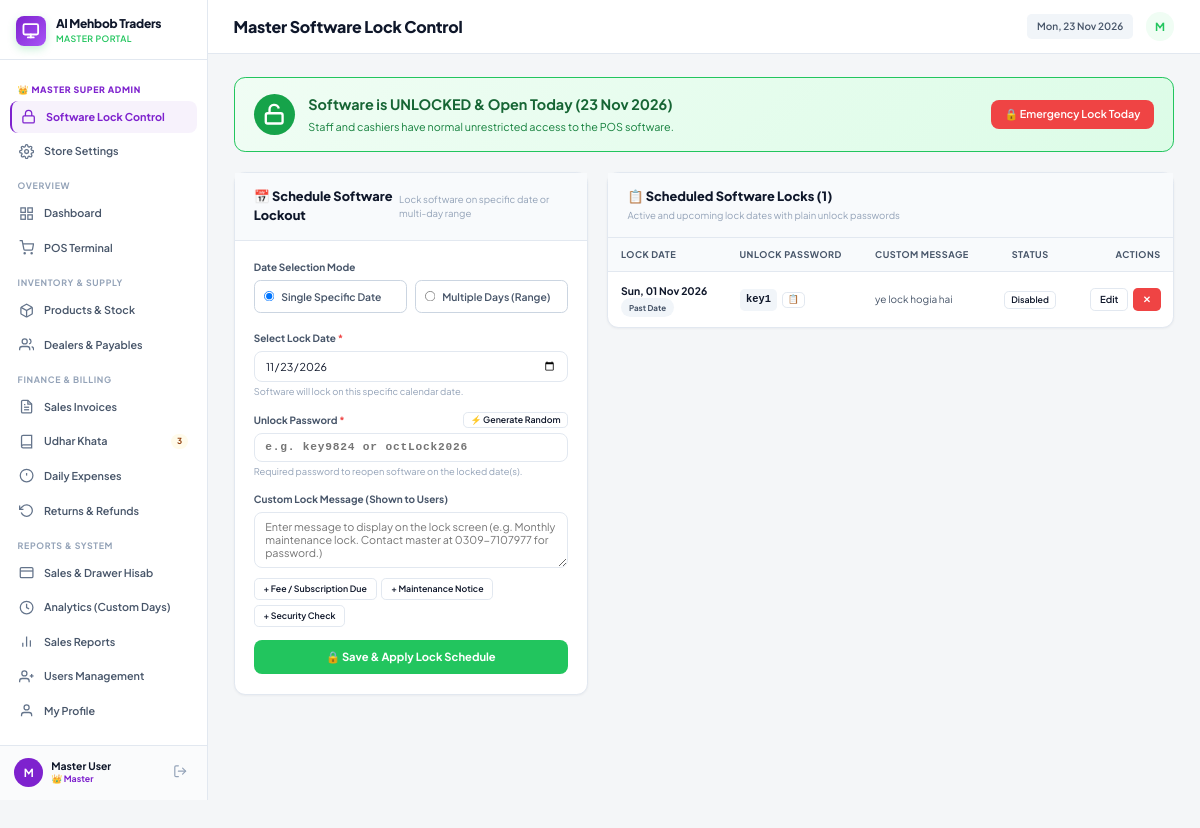
Screenshot of /admin/software_lock.php (signed in) with the database file from the repository.
### tables this page shows
CREATE TABLE `store_settings` (
  `id` int(11) NOT NULL DEFAULT 1,
  `store_name` varchar(150) NOT NULL DEFAULT 'Super POS Mart',
  `phone` varchar(50) NOT NULL DEFAULT '0300-1234567',
  `address` varchar(255) NOT NULL DEFAULT 'Shop # 12, Main Commercial Market',
  `currency_symbol` varchar(10) NOT NULL DEFAULT 'Rs',
  `receipt_footer` varchar(255) NOT NULL DEFAULT 'Thank you for shopping with us! Items can be returned within 3 days with receipt.'
);

CREATE TABLE `software_locks` (
  `id` int(10) UNSIGNED NOT NULL,
  `lock_date` date NOT NULL,
  `unlock_password` varchar(255) NOT NULL,
  `lock_message` text DEFAULT NULL,
  `is_active` tinyint(1) NOT NULL DEFAULT 1,
  `is_unlocked` tinyint(1) NOT NULL DEFAULT 0,
  `unlocked_at` datetime DEFAULT NULL,
  `created_at` timestamp NOT NULL DEFAULT current_timestamp(),
  `updated_at` timestamp NOT NULL DEFAULT current_timestamp() ON UPDATE current_timestamp()
);

### admin/software_lock.php (the view, shortened to what the rows shown need)
<?php
require_once __DIR__ . '/../includes/functions.php';
$pdo = db();
$today = date('Y-m-d');
$locks = $pdo->query("SELECT * FROM software_locks ORDER BY lock_date DESC")->fetchAll();
include __DIR__ . '/../includes/header.php';
?>
<div class="page-container">
    <div style="display: grid; grid-template-columns: 1fr 1.6fr; gap: 24px; align-items: start;">
        <div class="card">
            <div class="card-body" style="padding: 0;">
                <?php if (empty($locks)): ?>
                    <div style="padding: 40px; text-align: center; color: #94a3b8;">
                        <svg width="48" height="48" viewBox="0 0 24 24" fill="none" stroke="currentColor" stroke-width="1.5" style="margin-bottom: 12px; opacity: 0.6;"><rect x="3" y="11" width="18" height="11" rx="2" ry="2"></rect><path d="M7 11V7a5 5 0 0 1 10 0v4"></path></svg>
                        <p style="font-size: 14px; margin: 0;">No scheduled software locks found.</p>
                        <p style="font-size: 12px; margin-top: 4px;">Use the form on the left to schedule a lock for any date or month.</p>
                    </div>
                <?php else: ?>
                    <div class="table-responsive">
                        <table class="table" style="margin: 0;">
                            <thead>
                                <tr>
                                    <th>Lock Date</th>
                                    <th>Unlock Password</th>
                                    <th>Custom Message</th>
                                    <th class="text-center">Status</th>
                                    <th class="text-right">Actions</th>
                                </tr>
                            </thead>
                            <tbody>
                                <?php foreach ($locks as $l):
                                    $isToday = ($l['lock_date'] === $today);
                                    $isPast = ($l['lock_date'] < $today);
                                ?>
                                    <tr style="<?= $isToday ? 'background: #fff5f5;' : '' ?>">
                                        <td>
                                            <div style="font-weight: 700; color: #0f172a;">
                                                <?= date('D, d M Y', strtotime($l['lock_date'])) ?>
                                            </div>
                                            <div>
                                                <?php if ($isToday): ?>
                                                    <span class="badge badge-danger" style="font-size: 10px;">🔴 TODAY</span>
                                                <?php elseif ($isPast): ?>
                                                    <span class="badge badge-gray" style="font-size: 10px;">Past Date</span>
                                                <?php else: ?>
                                                    <span class="badge badge-info" style="font-size: 10px;">Upcoming</span>
                                                <?php endif; ?>
                                            </div>
                                        </td>
                                        <td>
                                            <div style="display: flex; align-items: center; gap: 6px;">
                                                <code id="pass_<?= $l['id'] ?>" style="background: #f1f5f9; padding: 4px 8px; border-radius: 6px; font-weight: 700; color: #0f172a; font-size: 13px;">
                                                    <?= e($l['unlock_password']) ?>
                                                </code>
                                                <button type="button" class="btn btn-sm btn-light" style="padding: 2px 6px; font-size: 11px;" title="Copy password" onclick="copyText('<?= e(addslashes($l['unlock_password'])) ?>')">
                                                    📋
                                                </button>
                                            </div>
                                        </td>
                                        <td style="max-width: 220px;">
                                            <div style="font-size: 12.5px; color: #475569; overflow: hidden; text-overflow: ellipsis; white-space: nowrap;" title="<?= e($l['lock_message'] ?: 'Default Notice') ?>">
                                                <?= e($l['lock_message'] ?: 'Default Notice') ?>
                                            </div>
                                        </td>
                                        <td class="text-center">
                                            <form method="post" style="display:inline;">
                                                <button type="submit" class="btn btn-sm <?= $l['is_active'] ? 'btn-success' : 'btn-light' ?>" style="font-size: 11px; padding: 3px 8px;" title="Click to toggle status">
                                                    <?= $l['is_active'] ? 'Active' : 'Disabled' ?>
                                                </button>
                                            </form>
                                        </td>
                                        <td class="text-right">
                                            <div style="display: inline-flex; gap: 6px;">
                                                <button type="button" class="btn btn-sm btn-light" onclick="openEditLockModal(<?= $l['id'] ?>, '<?= e($l['lock_date']) ?>', '<?= e(addslashes($l['unlock_password'])) ?>', '<?= e(addslashes($l['lock_message'] ?? '')) ?>', <?= (int)$l['is_active'] ?>)">
                                                    Edit
                                                </button>
                                                <form method="post" style="display:inline;" onsubmit="return confirm('Permanently remove this lock for <?= $l['lock_date'] ?>?');">
                                                    <button type="submit" class="btn btn-sm btn-danger" title="Delete lock">✕</button>
                                                </form>
                                            </div>
                                        </td>
                                    </tr>
                                <?php endforeach; ?>
                            </tbody>
                        </table>
                    </div>
                <?php endif; ?>
            </div>
        </div>
    </div>
</div>
<?php include __DIR__ . '/../includes/footer.php'; ?>

### includes/sidebar.php (shortened to what the rows shown need)
<?php
$user = current_user();
$pdo = db();
$settings = get_store_settings($pdo);
?>
<aside class="sidebar no-print" style="display: flex !important; flex-direction: column !important; height: 125vh !important; position: sticky; top: 0; overflow: hidden; background: var(--bg-sidebar); border-right: 1px solid var(--border-color); width: 260px; flex-shrink: 0; z-index: 100;">
    <div class="sidebar-header" style="flex-shrink: 0;">
        <a class="brand-link" href="<?= url(in_array($user['role'], ['Admin', 'Master'], true) ? '/admin/dashboard.php' : '/operator/index.php') ?>">
            <div>
                <div class="brand-title" style="font-size: 15px; font-weight: 800;"><?= e($settings['store_name']) ?></div>
                <div class="brand-subtitle"><?= e($user['role']) ?> Portal</div>
            </div>
        </a>
    </div>
</aside>

### rows the page displays
store_settings: store_name "Al Mehbob Traders"
software_locks: lock_date "Sun, 01 Nov 2026", shows "Past Date", unlock_password "key1", lock_message "ye lock hogia hai", is_active "Disabled"

### other values shown
$user['role'] "MASTER"
$pendingUdharBadge "3"
substr($user['username'], 0, 1) "M"
$user['full_name'] "Master User"
$page_title "Master Software Lock Control"
count($locks) "1"
